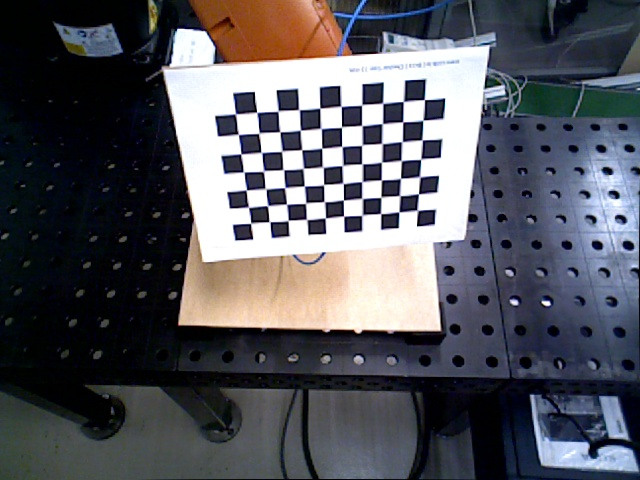
#> input picture vision/data/calibration/1.jpeg, 640 x 480 px, found by its file name
$ python hsv_setup.py
#> lines starting #> are read from the running program, lines starting #| are printed output that depends on the picture; after the words box and inside, x2 and y2 are one past the last pixel; in counts of white or black regions, pixels touching at a corner belong together
# Code is taking from here https://stackoverflow.com/questions/49333629/opencv-detecting-objects-excluding-shadows
"""
control_bar_hsv.py
"""

import cv2
from pathlib import Path
import numpy as np
import ctypes
import functools
from typing import Tuple, Callable


class ControlBarBase:
    __slots__ = ('img_bgr',)
    WAIT_TIME = 500  # milliseconds
    CONTROL_PANEL_NAME = 'control_panel'
    IMAGE_PANEL_NAME = 'image'
    #SCREEN_SIZE: Tuple[int, int] = None

    def __init__(self, img_path: Path):
        self.img_bgr: np.ndarray = cv2.imread(str(img_path))
        #self.img_bgr = self.img_bgr[77:300, 207:458]
        #self.img_bgr = self.img_bgr[36:1937, 577:2120] # change when the setup is changed
        self.init_window()
        self.init_track_bar()

    def init_window(self):
        for name in (self.CONTROL_PANEL_NAME, self.IMAGE_PANEL_NAME):
            cv2.namedWindow(name, cv2.WINDOW_NORMAL)
            #if self.SCREEN_SIZE:
            #    screen_width, screen_height = self.SCREEN_SIZE
            #    cv2.resizeWindow(name, int(screen_width), int(screen_height))

    def init_track_bar(self):
        """
        self.build_track_bar(label_name, range_lim=(0, 255), default_value=0, callback)
        """
        raise NotImplementedError('subclasses of _ControlBarBase must provide a init_track_bar() method')

    def render(self):
        raise NotImplementedError('subclasses of _ControlBarBase must provide a render() method.')

    def build_track_bar(self, label_name: str,
                        range_lim: Tuple[int, int], default_value: int, callback: Callable = lambda x: ...):
        min_val, max_val = range_lim
        cv2.createTrackbar(label_name, self.CONTROL_PANEL_NAME, min_val, max_val, callback)
        cv2.setTrackbarPos(label_name, self.CONTROL_PANEL_NAME, default_value)

    def get_trackbar_pos(self, widget_name: str):
        return cv2.getTrackbarPos(widget_name, self.CONTROL_PANEL_NAME)

    def run(self):
        while 1:
            img, callback_func = self.render()
            cv2.imshow(self.IMAGE_PANEL_NAME, img)
            if (cv2.waitKey(self.WAIT_TIME) & 0xFF == ord('q') or
                    cv2.getWindowProperty(self.IMAGE_PANEL_NAME, 0) == -1 or
                    cv2.getWindowProperty(self.CONTROL_PANEL_NAME, 0) == -1):
                callback_func()
                break
        cv2.destroyAllWindows()


class ControlBarHSV(ControlBarBase):
    __slots__ = ()
    WAIT_TIME = 500
    #SCREEN_SIZE = ctypes.windll.user32.GetSystemMetrics(0) / 2, ctypes.windll.user32.GetSystemMetrics(1) / 2

    def init_track_bar(self):
        self.build_track_bar('HMin', range_lim=(0, 179), default_value=150)
        self.build_track_bar('SMin', (0, 255), 55)
        self.build_track_bar('VMin', (0, 255), 50)

        self.build_track_bar('HMax', (0, 179), 179)
        self.build_track_bar('SMax', (0, 255), 120)
        self.build_track_bar('VMax', (0, 255), 158)

    def render(self):
        # get current positions of all trackbars
        h_min = self.get_trackbar_pos('HMin')
        s_min = self.get_trackbar_pos('SMin')
        v_min = self.get_trackbar_pos('VMin')

        h_max = self.get_trackbar_pos('HMax')
        s_max = self.get_trackbar_pos('SMax')
        v_max = self.get_trackbar_pos('VMax')

        # Set minimum and max HSV values to display
        lower = np.array([h_min, s_min, v_min])
        upper = np.array([h_max, s_max, v_max])

        # Create HSV Image and threshold into a range.
        hsv = cv2.cvtColor(self.img_bgr, cv2.COLOR_BGR2HSV)
#> hsv: shape (480, 640, 3); mean H, S, V 90, 104.3, 100.4
        mask = cv2.inRange(hsv, lower, upper)
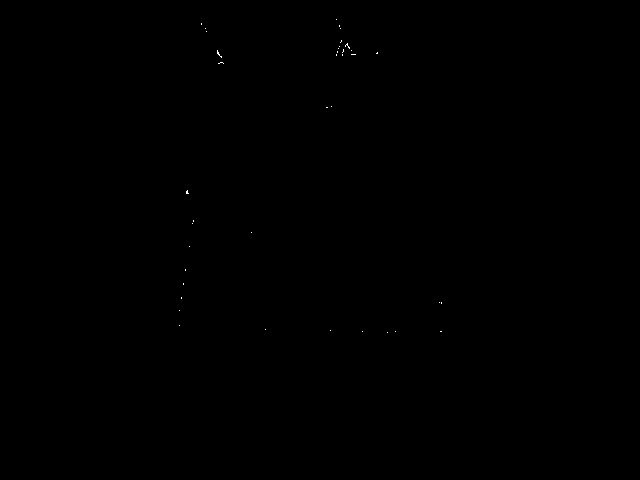
#> mask: shape (480, 640); 0.03% white in thin lines or dots, all inside (x1, y1, x2, y2) = (179, 19, 442, 333)
        img_output: np.ndarray = cv2.bitwise_and(self.img_bgr, self.img_bgr, mask=mask)

        @functools.wraps(self.render)
        def cb_func():
            return print(f'cv2.inRange(src=hsv, lowerb=np.array([{h_min}, {s_min}, {v_min}]), upperb=np.array([{h_max}, {s_max}, {v_max}]))')

        return img_output, cb_func


if __name__ == '__main__':
    image_path = "vision/data/object_classification_data/cropped_images2/1/1.jpeg"
    obj = ControlBarHSV(image_path)
    obj.run()
#> (key q is pressed here)
